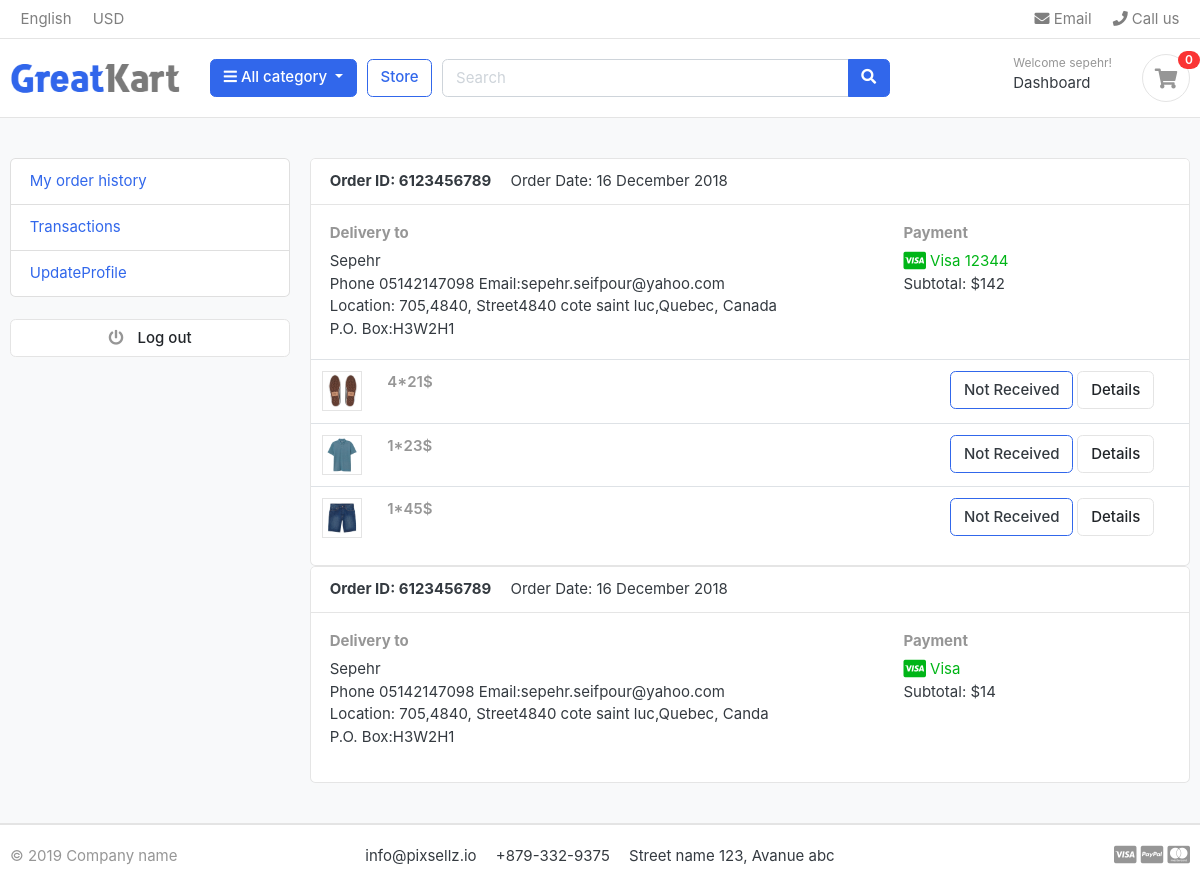
The page /MyTransactionOrder (signed in) on the database as committed earlier.
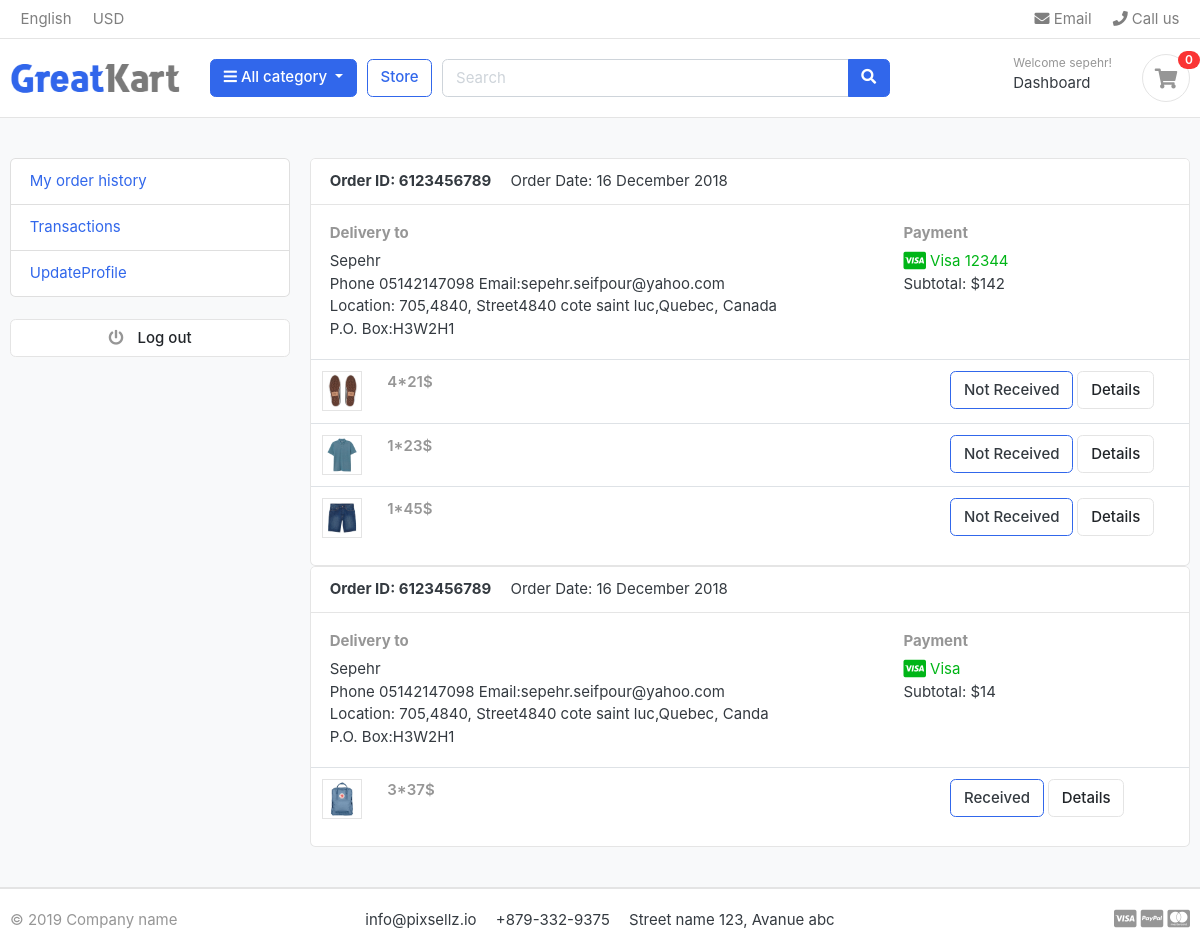
The same page on the database as committed later.
### Order/models.py (models this page shows, shortened)
class ShippingDetail(models.Model):
    ShipOrder=models.ForeignKey(Order,on_delete=models.CASCADE)
    firstname = models.CharField(max_length=50)
    lastname = models.CharField(max_length=50)
    phone = models.CharField(max_length=50)
    email = models.CharField(max_length=50)
    Country = models.CharField(max_length=50)
    state = models.CharField(max_length=50)
    street = models.CharField(max_length=50)
    building = models.CharField(max_length=50)
    house = models.CharField(max_length=50)
    postalcode = models.CharField(max_length=50)
    zip = models.CharField(max_length=50)
    def __str__(self):
        return self.ShipOrder.UserOder.user.username

class CardSpecification(models.Model):
    CardOrder=models.ForeignKey(Order,on_delete=models.CASCADE)
    CardNumber=models.CharField(max_length=50)
    CsvCard=models.CharField(max_length=10)
    CardYear=models.IntegerField()
    CardMonth=models.IntegerField()
    def __str__(self):
        return self.CardOrder.UserOder.user.username +"____"+ str(self.CardOrder.OrderDate.date())

class Order(models.Model):
    UserOder=models.ForeignKey(Account,on_delete=models.CASCADE)
    PriceOrder=models.IntegerField(null=True,blank=True)
    OrderDate=models.DateTimeField(auto_now_add=True)
    transaction=models.BooleanField(default=False)
    def __str__(self):
        return self.UserOder.user.username +"___"+str(self.OrderDate.date())+"__"+str(self.transaction)

class OrderDetail(models.Model):
    orderdetail=models.ForeignKey(Order,on_delete=models.CASCADE)
    productorder=models.ForeignKey(ProductDetail,on_delete=models.CASCADE)
    order_count=models.IntegerField(default=1)
    purchase=models.BooleanField(default=False)
    received=models.BooleanField(default=False)
    def __str__(self):
        return self.orderdetail.UserOder.user.username +"____"+self.productorder.Pro_Detail.title+"_____"+self.productorder.Pro_color.Color_Rate

### Product/models.py (models this page shows, shortened)
class ProductDetail(models.Model):
    Pro_Detail=models.ForeignKey(Product,on_delete=models.CASCADE)
    Pro_Cat=models.ForeignKey(Category,on_delete=models.CASCADE)
    Pro_size=models.ForeignKey(Sizes,on_delete=models.CASCADE,null=True,blank=True)
    Pro_color=models.ForeignKey(Colors,on_delete=models.CASCADE,null=True,blank=True)
    objects=ProductDetail_Manger()

class Product(models.Model):
    Rate = [
        ('High', 'High'),
        ('Low', 'Low'),
        ('Affordable', 'Affordable')
    ]
    title=models.CharField(max_length=150)
    image=models.ImageField(upload_to='Photos/Product/',null=True)
    description=models.CharField(max_length=150)
    price=models.IntegerField(default=0,null=True,blank=True)
    rate=models.CharField(choices=Rate,max_length=50,null=True,blank=True)
    brand=models.CharField(max_length=50,default="Tommy")
    objects=ProductMange()

### Dashboard/views.py (the view)
# urls.py: path('MyTransactionOrder',MyTransactionOrder.as_view()),
class MyTransactionOrder(DetailView):
    template_name = 'dashboard/TransactionPage.html'
    all_My_Order=None
    def get_object(self, queryset=None):
        userid=self.request.user.id
        selected_account=Account.objects.filter(user_id=userid).first()
        Order_user=Order.objects.filter(UserOder__user_id=userid).all()
        shippingdetail=ShippingDetail.objects.filter(ShipOrder__UserOder_id=selected_account.id)
        QuerySetDictionary = {
            "ShippingDetail": None,
            "OrderDetail": None,
            "TotalPrice":None
        }
        QuerySetList=[]
        for Order_item in Order_user:
            QuerySetDictionary = {
                "ShippingDetail": None,
                "OrderDetail": None,
                "OrderItem":None,
                "CardSpec":None
            }
            for shipping_item in shippingdetail:
                if(shipping_item.ShipOrder.id==Order_item.id):
                    QuerySetDictionary.update({'ShippingDetail':shipping_item})
                    QuerySetDictionary.update({"OrderDetail":OrderDetail.objects.filter(orderdetail_id=Order_item.id)})
                    QuerySetDictionary.update({"OrderItem":Order_item})
                    QuerySetDictionary.update({"CardSpec":CardSpecification.objects.filter(CardOrder_id=Order_item.id).first()})
                    QuerySetList.append(QuerySetDictionary)
        queryset=QuerySetList
        print(QuerySetList)
        return queryset

### Comments/context_processors.py
class CommentForm(ModelForm):
    class Meta:
        model=Comments
        fields=['Description']
        widgets={
            'Description':Textarea()
        }

### Categories/context_processors.py (called while the page is built)
def CategoriesItem(request):
    categories = Category.objects.all().exclude(Parentitem=None).values('ParentCategory')
    category_item = []
    for category in categories:
        for key in category:
            category_item.append(category.get(key))
    return dict(CategoriesItem=set(category_item))

### Comments/context_processors.py (called while the page is built)
def passform(request):
    return dict(commentform=CommentForm())

def pass_all_comments(request):
    return dict(comments=Comments.objects.all())

### DjangoProject/context_processors.py (called while the page is built)
def orderusercount(request):
    userid = request.user.id
    orderscount = OrderDetail.objects.filter(orderdetail__UserOder__user_id=userid,
                                             orderdetail__transaction=False).aggregate(
        userordercount=Count('productorder'))
    return dict(count=orderscount['userordercount'])

### Product/context_processors.py (called while the page is built)
def populare_product(request):
    mostcount=OrderDetail.objects.order_by('order_count')[:3]
    return dict(mostcount=mostcount)

### templates/dashboard/TransactionPage.html
{%extends 'base.html' %}
{% load static %}
{% block content %}
<section class="section-conten padding-y bg">
<div class="container">
	<div class="row">
	<aside class="col-md-3">
		{% include 'dashboard/Menue.html' %}
		<br>
		<a class="btn btn-light btn-block" href="#"> <i class="fa fa-power-off"></i> <span class="text">Log out</span> </a>
	</aside>
	<main class="col-md-9">
    {% for item in object %}
		<article class="card">
		<header class="card-header">
			<strong class="d-inline-block mr-3">Order ID: 6123456789</strong>
			<span>Order Date: 16 December 2018</span>
		</header>
		<div class="card-body">
			<div class="row">
				<div class="col-md-8">
					<h6 class="text-muted">Delivery to</h6>
					<p> {{ item.ShippingDetail.firstname }}<br>
					Phone {{ item.ShippingDetail.phone }} Email:{{ item.ShippingDetail.email }} <br>
			    	Location: {{ item.ShippingDetail.house }},{{ item.ShippingDetail.building }}, Street{{item.ShippingDetail.street}},{{ item.ShippingDetail.state }}, {{item.ShippingDetail.Country  }} <br>
			    	P.O. Box:{{ item.ShippingDetail.zip }}
			 		</p>
				</div>
				<div class="col-md-4">
					<h6 class="text-muted">Payment</h6>
					<span class="text-success">
						<i class="fab fa-lg fa-cc-visa"></i>
					    Visa {{ item.CardSpec.CardNumber }}
					</span>
					<p>Subtotal: ${{  item.OrderItem.PriceOrder }} <br>
					</p>
				</div>
			</div>
		</div>
		<div class="table-responsive">
		<table class="table table-hover">
                {% for product in item.OrderDetail %}
			<tr>
				<td width="65">
					<img src=" {{ product.productorder.Pro_Detail.image.url }}" class="img-xs border">
				</td>
				<td>
					<var class="price text-muted">{{ product.order_count }}*{{product.productorder.Pro_Detail.price}}$</var>
				</td>
                {% if product.received %}
				<td width="250"> <a  class="btn btn-outline-primary">Received</a> <a href="/ProductDetail/{{ product.productorder.id }}" class="btn btn-light"> Details </a> </td>
                {% else %}
                <td width="250"> <a  class="btn btn-outline-primary">Not Received</a> <a href="/ProductDetail/{{ product.productorder.id }}" class="btn btn-light"> Details </a> </td>
                {% endif %}
			</tr>
                {% endfor %}
		</table>
		</div>
		</article>
        {% endfor %}
	</main>
</div>
</div>
</section>
{% endblock %}

Rows that differ between the two databases and show on the page:
added OrderDetail: productorder.Pro_Detail.image (picture), order_count "3", productorder.Pro_Detail.price "37", shown under ShippingDetail "Canda"
